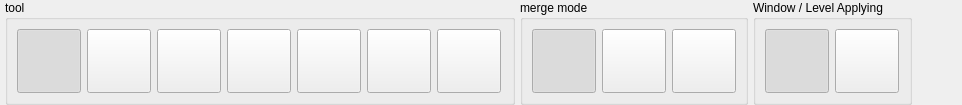
                 <widget class="QWidget" name="widget_2" native="true">
                  <property name="sizePolicy">
                   <sizepolicy hsizetype="Expanding" vsizetype="Preferred">
                    <horstretch>0</horstretch>
                    <verstretch>0</verstretch>
                   </sizepolicy>
                  </property>
                  <layout class="QHBoxLayout" name="horizontalLayout_40">
                   <property name="spacing">
                    <number>5</number>
                   </property>
                   <property name="leftMargin">
                    <number>5</number>
                   </property>
                   <property name="topMargin">
                    <number>0</number>
                   </property>
                   <property name="rightMargin">
                    <number>10</number>
                   </property>
                   <property name="bottomMargin">
                    <number>0</number>
                   </property>
                   <item>
                    <widget class="QGroupBox" name="groupBox_2">
                     <property name="title">
                      <string>tool</string>
                     </property>
                     <layout class="QHBoxLayout" name="horizontalLayout_39">
                      <property name="rightMargin">
                       <number>11</number>
                      </property>
                      <item>
                       <widget class="QPushButton" name="btnActionPointer">
                        <property name="minimumSize">
                         <size>
                          <width>64</width>
                          <height>64</height>
                         </size>
                        </property>
                        <property name="maximumSize">
                         <size>
                          <width>64</width>
                          <height>64</height>
                         </size>
                        </property>
                        <property name="styleSheet">
                         <string notr="true">image:url(image/action_pointer.png)</string>
                        </property>
                        <property name="text">
                         <string/>
                        </property>
                        <property name="checkable">
                         <bool>true</bool>
                        </property>
                        <property name="checked">
                         <bool>true</bool>
                        </property>
                        <attribute name="buttonGroup">
                         <string notr="true">btnGroup_tool</string>
                        </attribute>
                       </widget>
                      </item>
                      <item>
                       <widget class="QPushButton" name="btnActionPan">
                        <property name="minimumSize">
                         <size>
                          <width>64</width>
                          <height>64</height>
                         </size>
                        </property>
                        <property name="maximumSize">
                         <size>
                          <width>64</width>
                          <height>64</height>
                         </size>
                        </property>
                        <property name="styleSheet">
                         <string notr="true">image:url(image/action_hand.png)</string>
                        </property>
                        <property name="text">
                         <string/>
                        </property>
                        <property name="checkable">
                         <bool>true</bool>
                        </property>
                        <property name="checked">
                         <bool>false</bool>
                        </property>
                        <attribute name="buttonGroup">
                         <string notr="true">btnGroup_tool</string>
                        </attribute>
                       </widget>
                      </item>
                      <item>
                       <widget class="QPushButton" name="btnActionSlice">
                        <property name="minimumSize">
                         <size>
                          <width>64</width>
                          <height>64</height>
                         </size>
                        </property>
                        <property name="maximumSize">
                         <size>
                          <width>64</width>
                          <height>64</height>
                         </size>
                        </property>
                        <property name="styleSheet">
                         <string notr="true">image:url(image/action_slice.png)</string>
                        </property>
                        <property name="text">
                         <string/>
                        </property>
                        <property name="checkable">
                         <bool>true</bool>
                        </property>
                        <property name="checked">
                         <bool>false</bool>
                        </property>
                        <attribute name="buttonGroup">
                         <string notr="true">btnGroup_tool</string>
                        </attribute>
                       </widget>
                      </item>
                      <item>
                       <widget class="QPushButton" name="btnActionMove">
                        <property name="minimumSize">
                         <size>
                          <width>64</width>
                          <height>64</height>
                         </size>
                        </property>
                        <property name="maximumSize">
                         <size>
                          <width>64</width>
                          <height>64</height>
                         </size>
                        </property>
                        <property name="styleSheet">
                         <string notr="true">image:url(image/action_move.png)</string>
                        </property>
                        <property name="text">
                         <string/>
                        </property>
                        <property name="checkable">
                         <bool>true</bool>
                        </property>
                        <property name="checked">
                         <bool>false</bool>
                        </property>
                        <attribute name="buttonGroup">
                         <string notr="true">btnGroup_tool</string>
                        </attribute>
                       </widget>
                      </item>
                      <item>
                       <widget class="QPushButton" name="btnActionRotate">
                        <property name="minimumSize">
                         <size>
                          <width>64</width>
                          <height>64</height>
                         </size>
                        </property>
                        <property name="maximumSize">
                         <size>
                          <width>64</width>
                          <height>64</height>
                         </size>
                        </property>
                        <property name="styleSheet">
                         <string notr="true">image:url(image/action_rotate.png)</string>
                        </property>
                        <property name="text">
                         <string/>
                        </property>
                        <property name="checkable">
                         <bool>true</bool>
                        </property>
                        <property name="checked">
                         <bool>false</bool>
                        </property>
                        <attribute name="buttonGroup">
                         <string notr="true">btnGroup_tool</string>
                        </attribute>
                       </widget>
                      </item>
                      <item>
                       <widget class="QPushButton" name="btnActionZoom">
                        <property name="minimumSize">
                         <size>
                          <width>64</width>
                          <height>64</height>
                         </size>
                        </property>
                        <property name="maximumSize">
                         <size>
                          <width>64</width>
                          <height>64</height>
                         </size>
                        </property>
                        <property name="styleSheet">
                         <string notr="true">image:url(image/action_zoom.png)</string>
                        </property>
                        <property name="text">
                         <string/>
                        </property>
                        <property name="checkable">
                         <bool>true</bool>
                        </property>
                        <property name="checked">
                         <bool>false</bool>
                        </property>
                        <attribute name="buttonGroup">
                         <string notr="true">btnGroup_tool</string>
                        </attribute>
                       </widget>
                      </item>
                      <item>
                       <widget class="QPushButton" name="btnActionWindowLevel">
                        <property name="minimumSize">
                         <size>
                          <width>64</width>
                          <height>64</height>
                         </size>
                        </property>
                        <property name="maximumSize">
                         <size>
                          <width>64</width>
                          <height>64</height>
                         </size>
                        </property>
                        <property name="styleSheet">
                         <string notr="true">image:url(image/action_brightness.png)</string>
                        </property>
                        <property name="text">
                         <string/>
                        </property>
                        <property name="checkable">
                         <bool>true</bool>
                        </property>
                        <property name="checked">
                         <bool>false</bool>
                        </property>
                        <attribute name="buttonGroup">
                         <string notr="true">btnGroup_tool</string>
                        </attribute>
                       </widget>
                      </item>
                     </layout>
                    </widget>
                   </item>
                   <item>
                    <widget class="QGroupBox" name="groupBox">
                     <property name="title">
                      <string>merge mode</string>
                     </property>
                     <layout class="QHBoxLayout" name="horizontalLayout_34">
                      <item>
                       <widget class="QPushButton" name="btnModeWipe">
                        <property name="minimumSize">
                         <size>
                          <width>64</width>
                          <height>64</height>
                         </size>
                        </property>
                        <property name="maximumSize">
                         <size>
                          <width>64</width>
                          <height>64</height>
                         </size>
                        </property>
                        <property name="styleSheet">
                         <string notr="true">image:url(image/fusion_wipe.png)</string>
                        </property>
                        <property name="text">
                         <string/>
                        </property>
                        <property name="checkable">
                         <bool>true</bool>
                        </property>
                        <property name="checked">
                         <bool>true</bool>
                        </property>
                        <attribute name="buttonGroup">
                         <string notr="true">btnGroup_fusion</string>
                        </attribute>
                       </widget>
                      </item>
                      <item>
                       <widget class="QPushButton" name="btnModeBlend">
                        <property name="minimumSize">
                         <size>
                          <width>64</width>
                          <height>64</height>
                         </size>
                        </property>
                        <property name="maximumSize">
                         <size>
                          <width>64</width>
                          <height>64</height>
                         </size>
                        </property>
                        <property name="styleSheet">
                         <string notr="true">image:url(image/fusion_blend.png)</string>
                        </property>
                        <property name="text">
                         <string/>
                        </property>
                        <property name="checkable">
                         <bool>true</bool>
                        </property>
                        <property name="checked">
                         <bool>false</bool>
                        </property>
                        <attribute name="buttonGroup">
                         <string notr="true">btnGroup_fusion</string>
                        </attribute>
                       </widget>
                      </item>
                      <item>
                       <widget class="QPushButton" name="btnModeFluoro">
                        <property name="minimumSize">
                         <size>
                          <width>64</width>
                          <height>64</height>
                         </size>
                        </property>
                        <property name="maximumSize">
                         <size>
                          <width>64</width>
                          <height>64</height>
                         </size>
                        </property>
                        <property name="styleSheet">
                         <string notr="true">image:url(image/fusion_fluoro.png)</string>
                        </property>
                        <property name="text">
                         <string/>
                        </property>
                        <property name="checkable">
                         <bool>true</bool>
                        </property>
                        <property name="checked">
                         <bool>false</bool>
                        </property>
                        <attribute name="buttonGroup">
                         <string notr="true">btnGroup_fusion</string>
                        </attribute>
                       </widget>
                      </item>
                     </layout>
                    </widget>
                   </item>
                   <item>
                    <widget class="QGroupBox" name="groupBox_4">
                     <property name="styleSheet">
                      <string notr="true"/>
                     </property>
                     <property name="title">
                      <string>Window / Level Applying</string>
                     </property>
                     <layout class="QHBoxLayout" name="horizontalLayout_42">
                      <item>
                       <widget class="QPushButton" name="btnLungsInhale">
                        <property name="minimumSize">
                         <size>
                          <width>64</width>
                          <height>64</height>
                         </size>
                        </property>
                        <property name="maximumSize">
                         <size>
                          <width>64</width>
                          <height>64</height>
                         </size>
                        </property>
                        <property name="toolTip">
                         <string>Inhale image</string>
                        </property>
                        <property name="styleSheet">
                         <string notr="true">image:url(image/lungs_inhale.png)</string>
                        </property>
                        <property name="text">
                         <string/>
                        </property>
                        <property name="checkable">
                         <bool>true</bool>
                        </property>
                        <property name="checked">
                         <bool>true</bool>
                        </property>
                        <attribute name="buttonGroup">
                         <string notr="true">btnGroup_Lung</string>
                        </attribute>
                       </widget>
                      </item>
                      <item>
                       <widget class="QPushButton" name="btnLungsExhale">
                        <property name="minimumSize">
                         <size>
                          <width>64</width>
                          <height>64</height>
                         </size>
                        </property>
                        <property name="maximumSize">
                         <size>
                          <width>64</width>
                          <height>64</height>
                         </size>
                        </property>
                        <property name="toolTip">
                         <string>exhale image</string>
                        </property>
                        <property name="styleSheet">
                         <string notr="true">image:url(image/lungs_exhale.png)</string>
                        </property>
                        <property name="text">
                         <string/>
                        </property>
                        <property name="checkable">
                         <bool>true</bool>
                        </property>
                        <property name="checked">
                         <bool>false</bool>
                        </property>
                        <attribute name="buttonGroup">
                         <string notr="true">btnGroup_Lung</string>
                        </attribute>
                       </widget>
                      </item>
                     </layout>
                    </widget>
                   </item>
                   <item>
                    <spacer name="horizontalSpacer_9">
                     <property name="orientation">
                      <enum>Qt::Horizontal</enum>
                     </property>
                     <property name="sizeHint" stdset="0">
                      <size>
                       <width>40</width>
                       <height>20</height>
                      </size>
                     </property>
                    </spacer>
                   </item>
                  </layout>
                 </widget>
